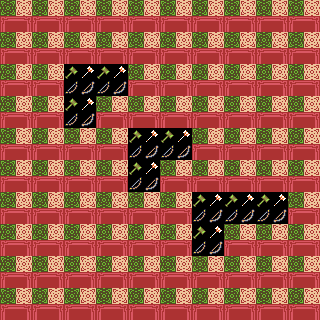

Tiled map render using the project's own tile images. Description and the map definition, with tile-layer contents summarised, below:
An orthogonal 10x10 tile map with 32x32 px tiles, 2 tile layers (background, collision).

<map version="1.0" orientation="orthogonal" width="10" height="10" tilewidth="32" tileheight="32">
 <tileset firstgid="1" name="collision" tilewidth="32" tileheight="32">
  <image source="../res/tilesets/collision.png" width="160" height="448" />
 </tileset>
 <layer name="background" width="10" height="10">
  <data>[100 cells, 100 non-empty, 1 distinct tile ids]</data>
 </layer>
 <layer name="collision" width="10" height="10">
  <data>[100 cells, 10 non-empty, 1 distinct tile ids]</data>
 </layer>
</map>